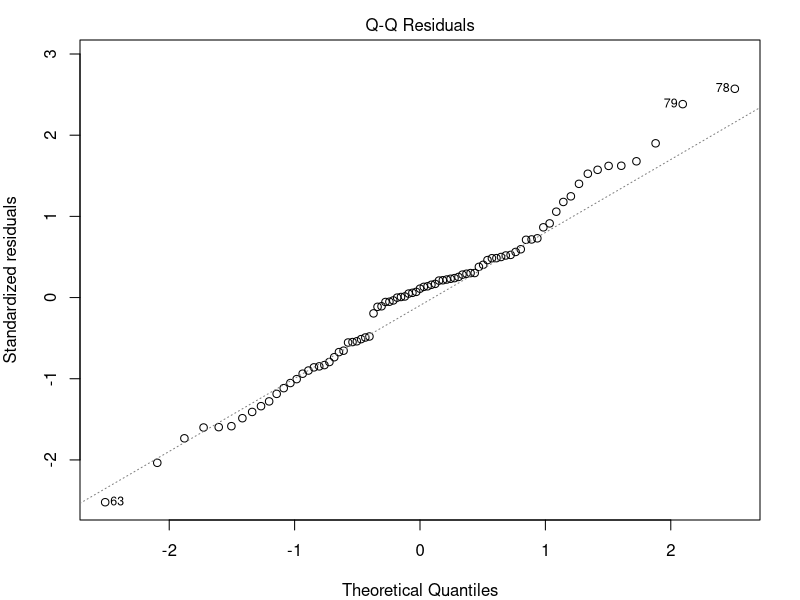
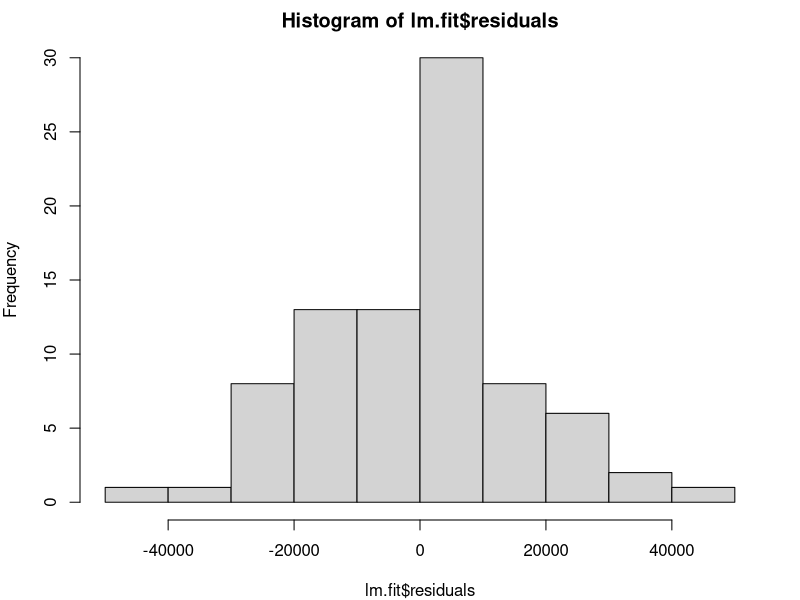
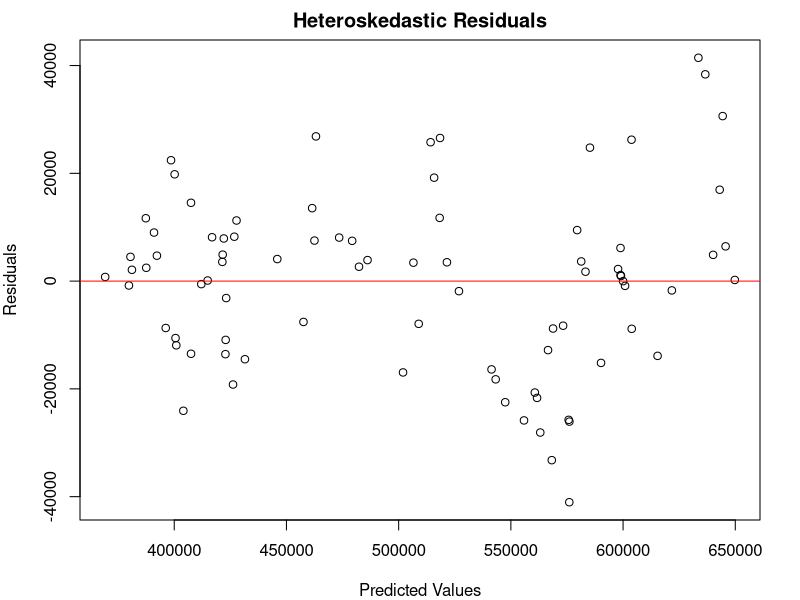
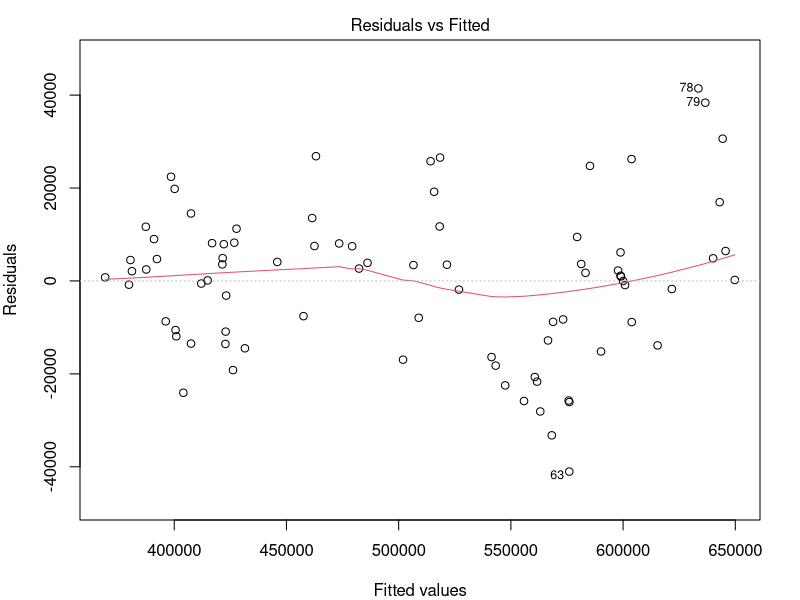

The R script that drew these images, in order:
## ---- chunk 1
# library chunk
#install.packages("dplyr")
#install.packages("readr")
#install.packages("tidyverse")
library(dplyr)
library(readr)
library(tidyverse)
library(lmtest)
## ---- chunk 2
# import data sets
median_sale_price <- readr::read_csv("data/Metro_median_sale_price_uc_sfr_month.csv")
new_construction_sales <- readr::read_csv("data/Metro_new_con_sales_count_raw_uc_sfr_month.csv")
mean_sfr_value <- readr::read_csv("data/Metro_zhvi_uc_sfr_tier_0.33_0.67_sm_sa_month.csv")
## ---- chunk 3
# remove columns and pivot longer
ny_median_sale_price <- median_sale_price %>% 
  dplyr::filter(RegionName == "New York, NY") %>% 
  dplyr::select(-RegionID, -SizeRank, -RegionType, -StateName) %>% 
  tidyr::pivot_longer(cols = -RegionName,
    names_to = "Date",
    values_to = "median_sale_price"
  )

ny_new_construction_sales <- new_construction_sales %>% 
  dplyr::filter(RegionName == "New York, NY") %>% 
  dplyr::select(-RegionID, -SizeRank, -RegionType, -StateName) %>% 
  tidyr::pivot_longer(cols = -RegionName,
    names_to = "Date",
    values_to = "new_construction_sales"
  ) %>% 
    dplyr::select(-RegionName)

ny_mean_sfr_value <- mean_sfr_value %>% 
  dplyr::filter(RegionName == "New York, NY") %>% 
  dplyr::select(-RegionID, -SizeRank, -RegionType, -StateName) %>% 
  tidyr::pivot_longer(cols = -RegionName,
    names_to = "Date",
    values_to = "mean_sfr_value"
  ) %>% 
    dplyr::select(-RegionName)

# join data sets
ny_housing_data <- ny_median_sale_price %>% 
  dplyr::left_join(ny_new_construction_sales, by = "Date") %>% 
  dplyr::left_join(ny_mean_sfr_value, by = "Date")

# Convert Date from character to Date class
ny_housing_data$Date <- as.Date(ny_housing_data$Date)

# get rid of NA values
ny_housing_data_clean <- na.omit(ny_housing_data)
## ---- chunk 4

#qqplot and histogram for residuals
options(scipen=4)
lm.fit <- lm(median_sale_price ~ Date + new_construction_sales + mean_sfr_value, 
             data = ny_housing_data_clean)
par(mar=c(4,4,2,2))
plot(lm.fit, which = 2)
hist(lm.fit$residuals)

#heteroskedasticity check
plot(lm.fit$residuals ~ lm.fit$fitted.values, main = "Heteroskedastic Residuals", xlab = "Predicted Values", ylab = "Residuals")
abline(h=0, col="red")

#residuals vs fitted plot
plot(lm.fit, which = 1)

#checking for serial correlation
dwtest(lm.fit)

